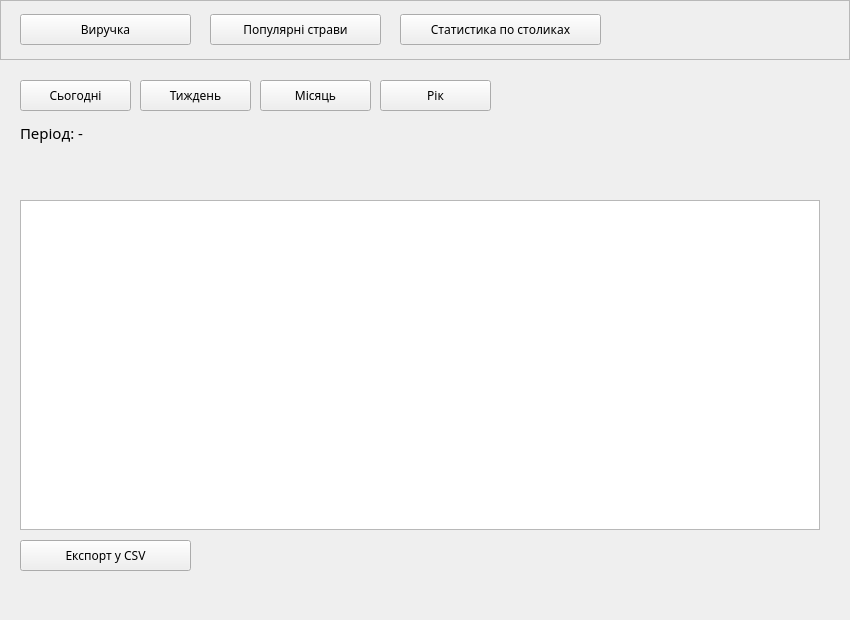
<?xml version="1.0" encoding="UTF-8"?>
<ui version="4.0">
 <class>ReportsForm</class>
 <widget class="QWidget" name="ReportsForm">
  <property name="geometry">
   <rect>
    <x>0</x>
    <y>0</y>
    <width>850</width>
    <height>620</height>
   </rect>
  </property>
  <property name="windowTitle">
   <string>ReportsForm</string>
  </property>
  <widget class="QFrame" name="navFrame">
   <property name="geometry">
    <rect>
     <x>0</x>
     <y>0</y>
     <width>850</width>
     <height>60</height>
    </rect>
   </property>
   <property name="frameShape">
    <enum>QFrame::Shape::StyledPanel</enum>
   </property>
   <widget class="QPushButton" name="pushButtonRevenue">
    <property name="geometry">
     <rect>
      <x>20</x>
      <y>14</y>
      <width>171</width>
      <height>31</height>
     </rect>
    </property>
    <property name="font">
     <font>
      <family>Book Antiqua</family>
     </font>
    </property>
    <property name="text">
     <string>Виручка</string>
    </property>
   </widget>
   <widget class="QPushButton" name="pushButtonPopular">
    <property name="geometry">
     <rect>
      <x>210</x>
      <y>14</y>
      <width>171</width>
      <height>31</height>
     </rect>
    </property>
    <property name="font">
     <font>
      <family>Book Antiqua</family>
     </font>
    </property>
    <property name="text">
     <string>Популярні страви</string>
    </property>
   </widget>
   <widget class="QPushButton" name="pushButtonTablesStats">
    <property name="geometry">
     <rect>
      <x>400</x>
      <y>14</y>
      <width>201</width>
      <height>31</height>
     </rect>
    </property>
    <property name="font">
     <font>
      <family>Book Antiqua</family>
     </font>
    </property>
    <property name="text">
     <string>Статистика по столиках</string>
    </property>
   </widget>
  </widget>
  <widget class="QStackedWidget" name="stackedWidget">
   <property name="geometry">
    <rect>
     <x>0</x>
     <y>70</y>
     <width>850</width>
     <height>550</height>
    </rect>
   </property>
   <property name="currentIndex">
    <number>0</number>
   </property>
   <widget class="QWidget" name="pageRevenue">
    <widget class="QPushButton" name="btnToday">
     <property name="geometry">
      <rect>
       <x>20</x>
       <y>10</y>
       <width>111</width>
       <height>31</height>
      </rect>
     </property>
     <property name="font">
      <font>
       <family>Book Antiqua</family>
      </font>
     </property>
     <property name="text">
      <string>Сьогодні</string>
     </property>
    </widget>
    <widget class="QPushButton" name="btnWeek">
     <property name="geometry">
      <rect>
       <x>140</x>
       <y>10</y>
       <width>111</width>
       <height>31</height>
      </rect>
     </property>
     <property name="font">
      <font>
       <family>Book Antiqua</family>
      </font>
     </property>
     <property name="text">
      <string>Тиждень</string>
     </property>
    </widget>
    <widget class="QPushButton" name="btnMonth">
     <property name="geometry">
      <rect>
       <x>260</x>
       <y>10</y>
       <width>111</width>
       <height>31</height>
      </rect>
     </property>
     <property name="font">
      <font>
       <family>Book Antiqua</family>
      </font>
     </property>
     <property name="text">
      <string>Місяць</string>
     </property>
    </widget>
    <widget class="QPushButton" name="btnYear">
     <property name="geometry">
      <rect>
       <x>380</x>
       <y>10</y>
       <width>111</width>
       <height>31</height>
      </rect>
     </property>
     <property name="font">
      <font>
       <family>Book Antiqua</family>
      </font>
     </property>
     <property name="text">
      <string>Рік</string>
     </property>
    </widget>
    <widget class="QLabel" name="lblPeriodInfo">
     <property name="geometry">
      <rect>
       <x>20</x>
       <y>50</y>
       <width>500</width>
       <height>25</height>
      </rect>
     </property>
     <property name="font">
      <font>
       <family>Book Antiqua</family>
       <pointsize>11</pointsize>
      </font>
     </property>
     <property name="text">
      <string>Період: -</string>
     </property>
    </widget>
    <widget class="QLabel" name="lblTotalRevenue">
     <property name="geometry">
      <rect>
       <x>20</x>
       <y>80</y>
       <width>400</width>
       <height>25</height>
      </rect>
     </property>
    </widget>
    <widget class="QLabel" name="lblOrdersCount">
     <property name="geometry">
      <rect>
       <x>20</x>
       <y>105</y>
       <width>400</width>
       <height>25</height>
      </rect>
     </property>
    </widget>
    <widget class="QTableWidget" name="tableRevenue">
     <property name="geometry">
      <rect>
       <x>20</x>
       <y>130</y>
       <width>800</width>
       <height>330</height>
      </rect>
     </property>
     <property name="editTriggers">
      <set>QAbstractItemView::EditTrigger::NoEditTriggers</set>
     </property>
    </widget>
    <widget class="QPushButton" name="btnExportRevenue">
     <property name="geometry">
      <rect>
       <x>20</x>
       <y>470</y>
       <width>171</width>
       <height>31</height>
      </rect>
     </property>
     <property name="font">
      <font>
       <family>Book Antiqua</family>
      </font>
     </property>
     <property name="text">
      <string>Експорт у CSV</string>
     </property>
    </widget>
   </widget>
   <widget class="QWidget" name="pagePopular">
    <widget class="QTableWidget" name="tablePopular">
     <property name="geometry">
      <rect>
       <x>20</x>
       <y>20</y>
       <width>800</width>
       <height>440</height>
      </rect>
     </property>
     <property name="editTriggers">
      <set>QAbstractItemView::EditTrigger::NoEditTriggers</set>
     </property>
    </widget>
    <widget class="QPushButton" name="btnExportPopular">
     <property name="geometry">
      <rect>
       <x>20</x>
       <y>480</y>
       <width>171</width>
       <height>31</height>
      </rect>
     </property>
     <property name="text">
      <string>Експорт у CSV</string>
     </property>
    </widget>
   </widget>
   <widget class="QWidget" name="pageTablesStats">
    <widget class="QTableWidget" name="tablesStatsTableWidget">
     <property name="geometry">
      <rect>
       <x>20</x>
       <y>20</y>
       <width>800</width>
       <height>440</height>
      </rect>
     </property>
     <property name="editTriggers">
      <set>QAbstractItemView::EditTrigger::NoEditTriggers</set>
     </property>
    </widget>
    <widget class="QPushButton" name="tablesStatsRefreshPushButton">
     <property name="geometry">
      <rect>
       <x>20</x>
       <y>480</y>
       <width>151</width>
       <height>31</height>
      </rect>
     </property>
     <property name="text">
      <string>Оновити</string>
     </property>
    </widget>
    <widget class="QPushButton" name="tablesStatsExportPushButton">
     <property name="geometry">
      <rect>
       <x>180</x>
       <y>480</y>
       <width>171</width>
       <height>31</height>
      </rect>
     </property>
     <property name="text">
      <string>Експорт у CSV</string>
     </property>
    </widget>
   </widget>
  </widget>
 </widget>
 <resources/>
 <connections/>
</ui>
